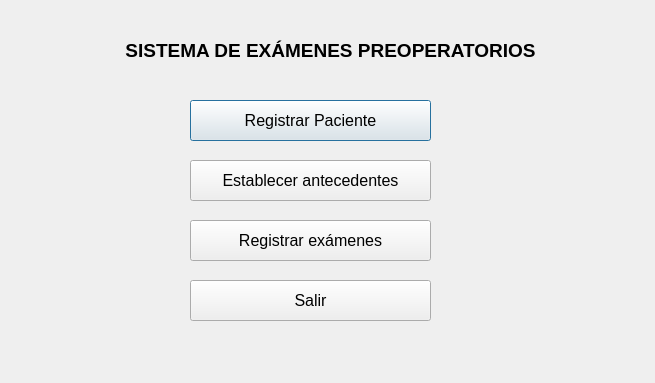
<?xml version="1.0" encoding="UTF-8"?>
<ui version="4.0">
 <class>Dialog</class>
 <widget class="QDialog" name="Dialog">
  <property name="geometry">
   <rect>
    <x>0</x>
    <y>0</y>
    <width>655</width>
    <height>383</height>
   </rect>
  </property>
  <property name="windowTitle">
   <string>Sistema de exámenes preoperatorios - Menú Principal</string>
  </property>
  <widget class="QPushButton" name="ingresarPaciente">
   <property name="geometry">
    <rect>
     <x>190</x>
     <y>100</y>
     <width>241</width>
     <height>41</height>
    </rect>
   </property>
   <property name="font">
    <font>
     <family>Arial</family>
     <pointsize>12</pointsize>
    </font>
   </property>
   <property name="text">
    <string>Registrar Paciente</string>
   </property>
  </widget>
  <widget class="QLabel" name="label">
   <property name="geometry">
    <rect>
     <x>60</x>
     <y>30</y>
     <width>541</width>
     <height>41</height>
    </rect>
   </property>
   <property name="text">
    <string>&lt;html&gt;&lt;head/&gt;&lt;body&gt;&lt;p&gt;&lt;span style=&quot; font-size:14pt; font-weight:600;&quot;&gt;SISTEMA DE EXÁMENES PREOPERATORIOS&lt;/span&gt;&lt;/p&gt;&lt;/body&gt;&lt;/html&gt;</string>
   </property>
   <property name="alignment">
    <set>Qt::AlignCenter</set>
   </property>
  </widget>
  <widget class="QPushButton" name="establecerAntecedentes">
   <property name="geometry">
    <rect>
     <x>190</x>
     <y>160</y>
     <width>241</width>
     <height>41</height>
    </rect>
   </property>
   <property name="font">
    <font>
     <family>Arial</family>
     <pointsize>12</pointsize>
    </font>
   </property>
   <property name="text">
    <string>Establecer antecedentes</string>
   </property>
  </widget>
  <widget class="QPushButton" name="registrarExamenes">
   <property name="geometry">
    <rect>
     <x>190</x>
     <y>220</y>
     <width>241</width>
     <height>41</height>
    </rect>
   </property>
   <property name="font">
    <font>
     <family>Arial</family>
     <pointsize>12</pointsize>
    </font>
   </property>
   <property name="text">
    <string>Registrar exámenes</string>
   </property>
  </widget>
  <widget class="QPushButton" name="salir">
   <property name="geometry">
    <rect>
     <x>190</x>
     <y>280</y>
     <width>241</width>
     <height>41</height>
    </rect>
   </property>
   <property name="font">
    <font>
     <family>Arial</family>
     <pointsize>12</pointsize>
    </font>
   </property>
   <property name="text">
    <string>Salir</string>
   </property>
  </widget>
 </widget>
 <resources/>
 <connections/>
</ui>
